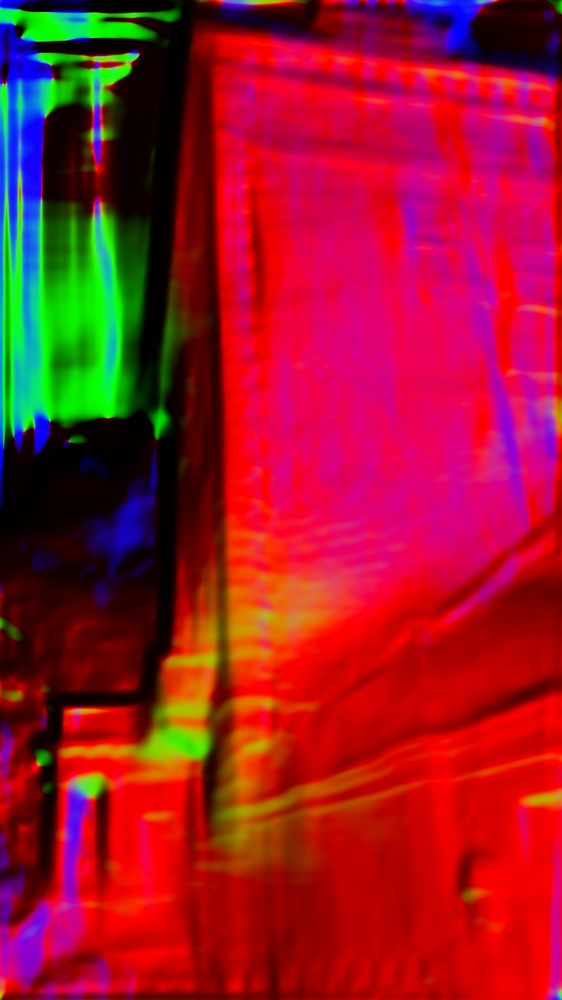
#> input picture work/scene1/normals/simple_diff_mask_sigma_5/frame_0000000010_3/frame_0000000010_3.jpg, 562 x 1000 px, shrunk from 1080 x 1920 before the run, found by its file name
$ python sobel.py
#> lines starting #> are read from the running program, lines starting #| are printed output that depends on the picture
import cv2 as cv
import numpy as np
from matplotlib import pyplot as plt

img = cv.imread('original_dataset/scene1/images/frame_0000000010_3.jpg', None)
#> img is the input picture: shape (1000, 562, 3); mean B, G, R 38, 22.1, 154.1

laplacian = cv.Laplacian(img,cv.CV_64F)
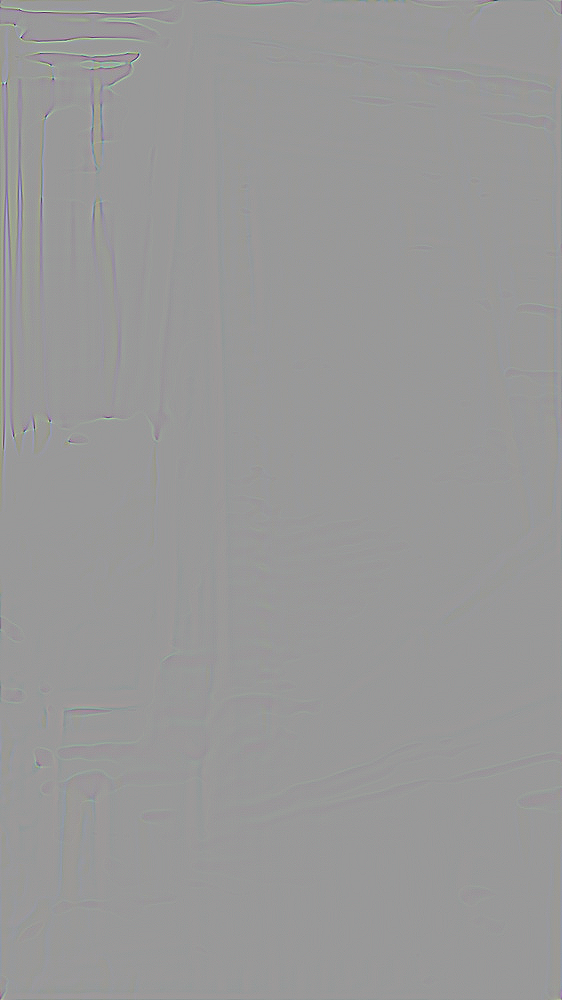
#> laplacian: shape (1000, 562, 3) float64; mean B, G, R 0, 0, 0; drawn with min black and max white
sobelx = cv.Sobel(img, cv.CV_64F, 1, 0, ksize=5)
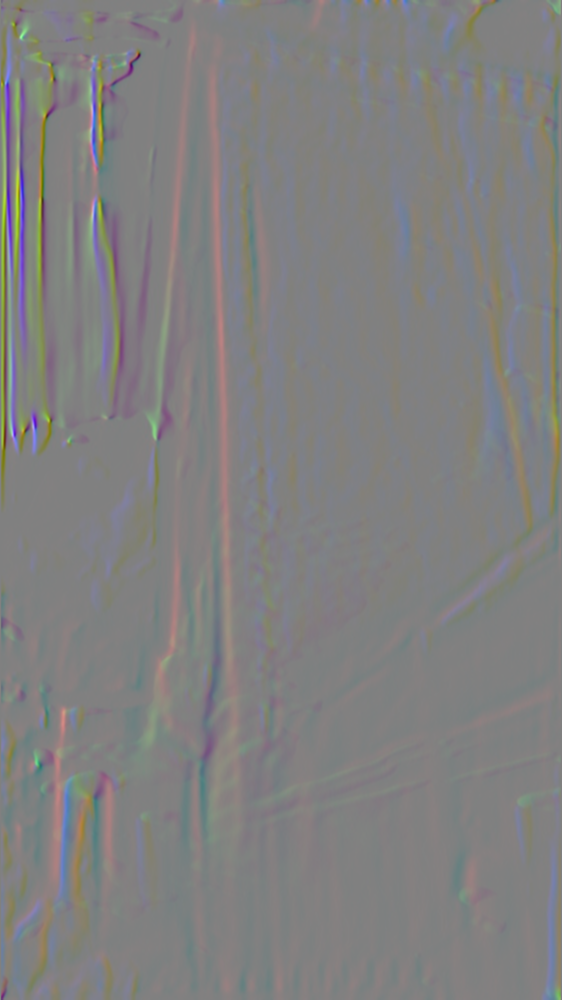
#> sobelx: shape (1000, 562, 3) float64; mean B, G, R -22.8, -9.8, 28; drawn with min black and max white
sobely = cv.Sobel(img, cv.CV_64F, 0, 1, ksize=5)
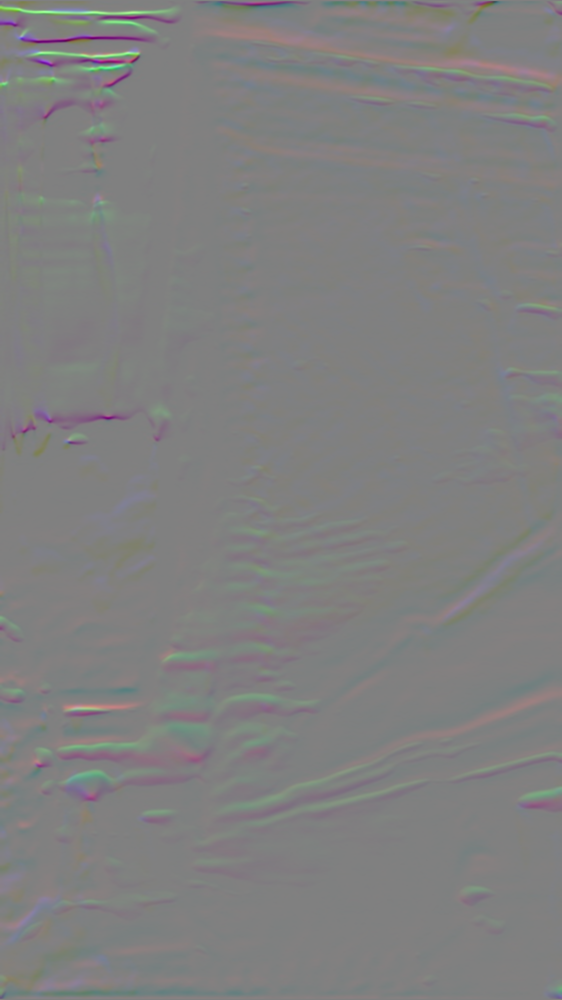
#> sobely: shape (1000, 562, 3) float64; mean B, G, R -8.1, -4.3, 9.9; drawn with min black and max white

plt.subplot(2,2,1), plt.imshow(img, cmap = 'gray')
plt.title('Original'), plt.xticks([]), plt.yticks([])
plt.subplot(2,2,2),plt.imshow(laplacian,cmap = 'gray')
plt.title('Laplacian'), plt.xticks([]), plt.yticks([])
plt.subplot(2,2,3),plt.imshow(sobelx,cmap = 'gray')
plt.title('Sobel X'), plt.xticks([]), plt.yticks([])
plt.subplot(2,2,4),plt.imshow(sobely,cmap = 'gray')
plt.title('Sobel Y'), plt.xticks([]), plt.yticks([])

kernels = cv.getDerivKernels(1, 0, 5)

plt.show()
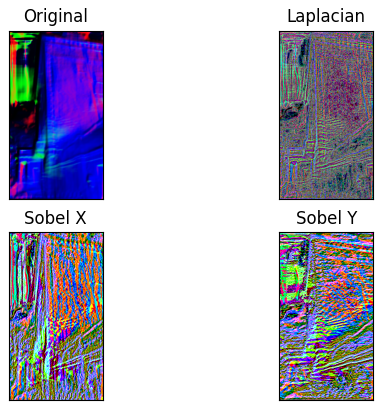
#> figure drawn by matplotlib, 4 panels; B, G, R data is drawn as R, G, B
